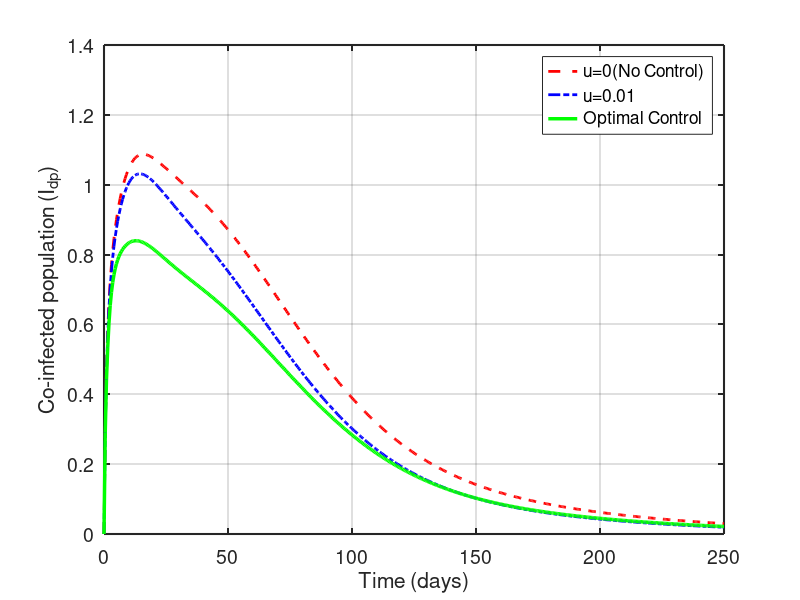

The MATLAB script that drew this image:
%% Dengue-Pneumonia Optimal Control - WITH THREE SCENARIOS
clear; clc; close all;

%% Parameters
Lambda_h = 2000; mu_h = 1/(72*365);
gamma_d = 1/5.5; tau_d = 1/7; delta_d = 0.001;
gamma_p = 1/3; tau_p = 1/14; delta_p = 0.005;
rho_dp = 2; rho_pd = 1.5; phi_d = 0.5; phi_p = 0.6;
epsilon_p = 1.6; epsilon_dv = 1.3; sigma_v = 0.3;
alpha_d = 0.001; alpha_p = 0.002; delta_dp = 0.01; tau_dp = 1/10;
Lambda_v = 5000; mu_v = 0.1; gamma_v = 1/10; b = 0.5;
beta_d = 0.15; beta_p = 0.08; beta_v = 0.7;
sigma_d = 0.3; sigma_p = 0.4;

% Weights for optimal control
A1 = 10; A2 = 10; A3 = 10;
B1 = 1; B2 = 1; B3 = 1; B4 = 1;

% Initial conditions
y0 = [950; 0; 300; 0; 0; 20; 0; 0; 0; 4970; 0; 30];

%% Time
T = 250; N = 500; t = linspace(0,T,N); dt = t(2)-t(1);

%% ==================== SCENARIO 1: u = 0 (No control) ====================
fprintf('Simulating scenario: u = 0...\n');
Y_u0 = zeros(N,12);
Y_u0(1,:) = y0';

for i = 1:N-1
    y = Y_u0(i,:)';
    S=y(1); Ed=y(2); Id=y(3); Rd=y(4); Ep=y(5); Ip=y(6); Rp=y(7); Idp=y(8); V=y(9); Sv=y(10); Ev=y(11); Iv=y(12);
    Nh = max(sum(y(1:9)),1);
    
    FOI_d = beta_d * Iv / Nh;
    FOI_p = beta_p * (Ip + epsilon_p*Idp) / Nh;
    FOI_v = beta_v * b * (Id + epsilon_dv*Idp) / Nh;
    
    k1 = zeros(12,1);
    k1(1) = Lambda_h - FOI_d*S - FOI_p*S - mu_h*S - alpha_d*S - alpha_p*S;
    k1(2) = FOI_d*(S + sigma_p*Rp + sigma_v*V) - (gamma_d + mu_h)*Ed - rho_dp*FOI_p*Ed;
    k1(3) = gamma_d*Ed - (mu_h + delta_d + tau_d)*Id - rho_dp*FOI_p*Id;
    k1(4) = tau_d*Id - mu_h*Rd - phi_d*FOI_p*Rd;
    k1(5) = FOI_p*(S + sigma_d*Rd + sigma_v*V) - (gamma_p + mu_h)*Ep - rho_pd*FOI_d*Ep;
    k1(6) = gamma_p*Ep - (mu_h + delta_p + tau_p)*Ip - rho_pd*FOI_d*Ip;
    k1(7) = tau_p*Ip - mu_h*Rp - phi_p*FOI_d*Rp;
    k1(8) = rho_dp*FOI_p*(Ed+Id) + rho_pd*FOI_d*(Ep+Ip) + phi_d*FOI_p*Rd + phi_p*FOI_d*Rp - (mu_h+delta_dp+tau_dp)*Idp;
    k1(9) = alpha_d*S + alpha_p*S - mu_h*V - sigma_v*FOI_d*V - sigma_v*FOI_p*V;
    k1(10) = Lambda_v - FOI_v*Sv - mu_v*Sv;
    k1(11) = FOI_v*Sv - (gamma_v + mu_v)*Ev;
    k1(12) = gamma_v*Ev - mu_v*Iv;
    
    y2 = y + dt/2*k1;
    S=y2(1); Ed=y2(2); Id=y2(3); Rd=y2(4); Ep=y2(5); Ip=y2(6); Rp=y2(7); Idp=y2(8); V=y2(9); Sv=y2(10); Ev=y2(11); Iv=y2(12);
    Nh = max(sum(y2(1:9)),1);
    FOI_d = beta_d * Iv / Nh;
    FOI_p = beta_p * (Ip + epsilon_p*Idp) / Nh;
    FOI_v = beta_v * b * (Id + epsilon_dv*Idp) / Nh;
    
    k2 = zeros(12,1);
    k2(1) = Lambda_h - FOI_d*S - FOI_p*S - mu_h*S - alpha_d*S - alpha_p*S;
    k2(2) = FOI_d*(S + sigma_p*Rp + sigma_v*V) - (gamma_d + mu_h)*Ed - rho_dp*FOI_p*Ed;
    k2(3) = gamma_d*Ed - (mu_h + delta_d + tau_d)*Id - rho_dp*FOI_p*Id;
    k2(4) = tau_d*Id - mu_h*Rd - phi_d*FOI_p*Rd;
    k2(5) = FOI_p*(S + sigma_d*Rd + sigma_v*V) - (gamma_p + mu_h)*Ep - rho_pd*FOI_d*Ep;
    k2(6) = gamma_p*Ep - (mu_h + delta_p + tau_p)*Ip - rho_pd*FOI_d*Ip;
    k2(7) = tau_p*Ip - mu_h*Rp - phi_p*FOI_d*Rp;
    k2(8) = rho_dp*FOI_p*(Ed+Id) + rho_pd*FOI_d*(Ep+Ip) + phi_d*FOI_p*Rd + phi_p*FOI_d*Rp - (mu_h+delta_dp+tau_dp)*Idp;
    k2(9) = alpha_d*S + alpha_p*S - mu_h*V - sigma_v*FOI_d*V - sigma_v*FOI_p*V;
    k2(10) = Lambda_v - FOI_v*Sv - mu_v*Sv;
    k2(11) = FOI_v*Sv - (gamma_v + mu_v)*Ev;
    k2(12) = gamma_v*Ev - mu_v*Iv;
    
    y3 = y + dt/2*k2;
    S=y3(1); Ed=y3(2); Id=y3(3); Rd=y3(4); Ep=y3(5); Ip=y3(6); Rp=y3(7); Idp=y3(8); V=y3(9); Sv=y3(10); Ev=y3(11); Iv=y3(12);
    Nh = max(sum(y3(1:9)),1);
    FOI_d = beta_d * Iv / Nh;
    FOI_p = beta_p * (Ip + epsilon_p*Idp) / Nh;
    FOI_v = beta_v * b * (Id + epsilon_dv*Idp) / Nh;
    
    k3 = zeros(12,1);
    k3(1) = Lambda_h - FOI_d*S - FOI_p*S - mu_h*S - alpha_d*S - alpha_p*S;
    k3(2) = FOI_d*(S + sigma_p*Rp + sigma_v*V) - (gamma_d + mu_h)*Ed - rho_dp*FOI_p*Ed;
    k3(3) = gamma_d*Ed - (mu_h + delta_d + tau_d)*Id - rho_dp*FOI_p*Id;
    k3(4) = tau_d*Id - mu_h*Rd - phi_d*FOI_p*Rd;
    k3(5) = FOI_p*(S + sigma_d*Rd + sigma_v*V) - (gamma_p + mu_h)*Ep - rho_pd*FOI_d*Ep;
    k3(6) = gamma_p*Ep - (mu_h + delta_p + tau_p)*Ip - rho_pd*FOI_d*Ip;
    k3(7) = tau_p*Ip - mu_h*Rp - phi_p*FOI_d*Rp;
    k3(8) = rho_dp*FOI_p*(Ed+Id) + rho_pd*FOI_d*(Ep+Ip) + phi_d*FOI_p*Rd + phi_p*FOI_d*Rp - (mu_h+delta_dp+tau_dp)*Idp;
    k3(9) = alpha_d*S + alpha_p*S - mu_h*V - sigma_v*FOI_d*V - sigma_v*FOI_p*V;
    k3(10) = Lambda_v - FOI_v*Sv - mu_v*Sv;
    k3(11) = FOI_v*Sv - (gamma_v + mu_v)*Ev;
    k3(12) = gamma_v*Ev - mu_v*Iv;
    
    y4 = y + dt*k3;
    S=y4(1); Ed=y4(2); Id=y4(3); Rd=y4(4); Ep=y4(5); Ip=y4(6); Rp=y4(7); Idp=y4(8); V=y4(9); Sv=y4(10); Ev=y4(11); Iv=y4(12);
    Nh = max(sum(y4(1:9)),1);
    FOI_d = beta_d * Iv / Nh;
    FOI_p = beta_p * (Ip + epsilon_p*Idp) / Nh;
    FOI_v = beta_v * b * (Id + epsilon_dv*Idp) / Nh;
    
    k4 = zeros(12,1);
    k4(1) = Lambda_h - FOI_d*S - FOI_p*S - mu_h*S - alpha_d*S - alpha_p*S;
    k4(2) = FOI_d*(S + sigma_p*Rp + sigma_v*V) - (gamma_d + mu_h)*Ed - rho_dp*FOI_p*Ed;
    k4(3) = gamma_d*Ed - (mu_h + delta_d + tau_d)*Id - rho_dp*FOI_p*Id;
    k4(4) = tau_d*Id - mu_h*Rd - phi_d*FOI_p*Rd;
    k4(5) = FOI_p*(S + sigma_d*Rd + sigma_v*V) - (gamma_p + mu_h)*Ep - rho_pd*FOI_d*Ep;
    k4(6) = gamma_p*Ep - (mu_h + delta_p + tau_p)*Ip - rho_pd*FOI_d*Ip;
    k4(7) = tau_p*Ip - mu_h*Rp - phi_p*FOI_d*Rp;
    k4(8) = rho_dp*FOI_p*(Ed+Id) + rho_pd*FOI_d*(Ep+Ip) + phi_d*FOI_p*Rd + phi_p*FOI_d*Rp - (mu_h+delta_dp+tau_dp)*Idp;
    k4(9) = alpha_d*S + alpha_p*S - mu_h*V - sigma_v*FOI_d*V - sigma_v*FOI_p*V;
    k4(10) = Lambda_v - FOI_v*Sv - mu_v*Sv;
    k4(11) = FOI_v*Sv - (gamma_v + mu_v)*Ev;
    k4(12) = gamma_v*Ev - mu_v*Iv;
    
    Y_u0(i+1,:) = (y + dt/6*(k1 + 2*k2 + 2*k3 + k4))';
end

%% ==================== SCENARIO 2: u = 0.5 (Constant control) ====================
fprintf('Simulating scenario: u = 0.5...\n');
Y_u01 = zeros(N,12);
Y_u01(1,:) = y0';

for i = 1:N-1
    y = Y_u01(i,:)';
    S=y(1); Ed=y(2); Id=y(3); Rd=y(4); Ep=y(5); Ip=y(6); Rp=y(7); Idp=y(8); V=y(9); Sv=y(10); Ev=y(11); Iv=y(12);
    Nh = max(sum(y(1:9)), 1);
    
    u_const = 0.01;
    bp_eff = beta_p*(1-u_const)*(1-u_const);
    bd_eff = beta_d*(1-u_const)*(1-u_const);
    bv_eff = beta_v*(1-u_const)*(1-u_const);
    Lv_eff = Lambda_v*(1-u_const);
    
    FOI_d = bd_eff * Iv / Nh;
    FOI_p = bp_eff * (Ip + epsilon_p*Idp) / Nh;
    FOI_v = bv_eff * b * (Id + epsilon_dv*Idp) / Nh;
    
    k1 = zeros(12,1);
    k1(1) = Lambda_h - FOI_d*S - FOI_p*S - mu_h*S - alpha_d*S - alpha_p*S;
    k1(2) = FOI_d*(S + sigma_p*Rp + sigma_v*V) - (gamma_d + mu_h)*Ed - rho_dp*FOI_p*Ed;
    k1(3) = gamma_d*Ed - (mu_h + delta_d + tau_d)*Id - rho_dp*FOI_p*Id;
    k1(4) = tau_d*Id - mu_h*Rd - phi_d*FOI_p*Rd;
    k1(5) = FOI_p*(S + sigma_d*Rd + sigma_v*V) - (gamma_p + mu_h)*Ep - rho_pd*FOI_d*Ep;
    k1(6) = gamma_p*Ep - (mu_h + delta_p + tau_p)*Ip - rho_pd*FOI_d*Ip;
    k1(7) = tau_p*Ip - mu_h*Rp - phi_p*FOI_d*Rp;
    k1(8) = rho_dp*FOI_p*(Ed+Id) + rho_pd*FOI_d*(Ep+Ip) + phi_d*FOI_p*Rd + phi_p*FOI_d*Rp - (mu_h+delta_dp+tau_dp)*Idp;
    k1(9) = alpha_d*S + alpha_p*S - mu_h*V - sigma_v*FOI_d*V - sigma_v*FOI_p*V;
    k1(10) = Lv_eff - FOI_v*Sv - mu_v*Sv;
    k1(11) = FOI_v*Sv - (gamma_v + mu_v)*Ev;
    k1(12) = gamma_v*Ev - mu_v*Iv;
    
    y2 = y + dt/2*k1;
    S=y2(1); Ed=y2(2); Id=y2(3); Rd=y2(4); Ep=y2(5); Ip=y2(6); Rp=y2(7); Idp=y2(8); V=y2(9); Sv=y2(10); Ev=y2(11); Iv=y2(12);
    Nh = max(sum(y2(1:9)), 1);
    FOI_d = bd_eff * Iv / Nh;
    FOI_p = bp_eff * (Ip + epsilon_p*Idp) / Nh;
    FOI_v = bv_eff * b * (Id + epsilon_dv*Idp) / Nh;
    
    k2 = zeros(12,1);
    k2(1) = Lambda_h - FOI_d*S - FOI_p*S - mu_h*S - alpha_d*S - alpha_p*S;
    k2(2) = FOI_d*(S + sigma_p*Rp + sigma_v*V) - (gamma_d + mu_h)*Ed - rho_dp*FOI_p*Ed;
    k2(3) = gamma_d*Ed - (mu_h + delta_d + tau_d)*Id - rho_dp*FOI_p*Id;
    k2(4) = tau_d*Id - mu_h*Rd - phi_d*FOI_p*Rd;
    k2(5) = FOI_p*(S + sigma_d*Rd + sigma_v*V) - (gamma_p + mu_h)*Ep - rho_pd*FOI_d*Ep;
    k2(6) = gamma_p*Ep - (mu_h + delta_p + tau_p)*Ip - rho_pd*FOI_d*Ip;
    k2(7) = tau_p*Ip - mu_h*Rp - phi_p*FOI_d*Rp;
    k2(8) = rho_dp*FOI_p*(Ed+Id) + rho_pd*FOI_d*(Ep+Ip) + phi_d*FOI_p*Rd + phi_p*FOI_d*Rp - (mu_h+delta_dp+tau_dp)*Idp;
    k2(9) = alpha_d*S + alpha_p*S - mu_h*V - sigma_v*FOI_d*V - sigma_v*FOI_p*V;
    k2(10) = Lv_eff - FOI_v*Sv - mu_v*Sv;
    k2(11) = FOI_v*Sv - (gamma_v + mu_v)*Ev;
    k2(12) = gamma_v*Ev - mu_v*Iv;
    
    y3 = y + dt/2*k2;
    S=y3(1); Ed=y3(2); Id=y3(3); Rd=y3(4); Ep=y3(5); Ip=y3(6); Rp=y3(7); Idp=y3(8); V=y3(9); Sv=y3(10); Ev=y3(11); Iv=y3(12);
    Nh = max(sum(y3(1:9)), 1);
    FOI_d = bd_eff * Iv / Nh;
    FOI_p = bp_eff * (Ip + epsilon_p*Idp) / Nh;
    FOI_v = bv_eff * b * (Id + epsilon_dv*Idp) / Nh;
    
    k3 = zeros(12,1);
    k3(1) = Lambda_h - FOI_d*S - FOI_p*S - mu_h*S - alpha_d*S - alpha_p*S;
    k3(2) = FOI_d*(S + sigma_p*Rp + sigma_v*V) - (gamma_d + mu_h)*Ed - rho_dp*FOI_p*Ed;
    k3(3) = gamma_d*Ed - (mu_h + delta_d + tau_d)*Id - rho_dp*FOI_p*Id;
    k3(4) = tau_d*Id - mu_h*Rd - phi_d*FOI_p*Rd;
    k3(5) = FOI_p*(S + sigma_d*Rd + sigma_v*V) - (gamma_p + mu_h)*Ep - rho_pd*FOI_d*Ep;
    k3(6) = gamma_p*Ep - (mu_h + delta_p + tau_p)*Ip - rho_pd*FOI_d*Ip;
    k3(7) = tau_p*Ip - mu_h*Rp - phi_p*FOI_d*Rp;
    k3(8) = rho_dp*FOI_p*(Ed+Id) + rho_pd*FOI_d*(Ep+Ip) + phi_d*FOI_p*Rd + phi_p*FOI_d*Rp - (mu_h+delta_dp+tau_dp)*Idp;
    k3(9) = alpha_d*S + alpha_p*S - mu_h*V - sigma_v*FOI_d*V - sigma_v*FOI_p*V;
    k3(10) = Lv_eff - FOI_v*Sv - mu_v*Sv;
    k3(11) = FOI_v*Sv - (gamma_v + mu_v)*Ev;
    k3(12) = gamma_v*Ev - mu_v*Iv;
    
    y4 = y + dt*k3;
    S=y4(1); Ed=y4(2); Id=y4(3); Rd=y4(4); Ep=y4(5); Ip=y4(6); Rp=y4(7); Idp=y4(8); V=y4(9); Sv=y4(10); Ev=y4(11); Iv=y4(12);
    Nh = max(sum(y4(1:9)), 1);
    FOI_d = bd_eff * Iv / Nh;
    FOI_p = bp_eff * (Ip + epsilon_p*Idp) / Nh;
    FOI_v = bv_eff * b * (Id + epsilon_dv*Idp) / Nh;
    
    k4 = zeros(12,1);
    k4(1) = Lambda_h - FOI_d*S - FOI_p*S - mu_h*S - alpha_d*S - alpha_p*S;
    k4(2) = FOI_d*(S + sigma_p*Rp + sigma_v*V) - (gamma_d + mu_h)*Ed - rho_dp*FOI_p*Ed;
    k4(3) = gamma_d*Ed - (mu_h + delta_d + tau_d)*Id - rho_dp*FOI_p*Id;
    k4(4) = tau_d*Id - mu_h*Rd - phi_d*FOI_p*Rd;
    k4(5) = FOI_p*(S + sigma_d*Rd + sigma_v*V) - (gamma_p + mu_h)*Ep - rho_pd*FOI_d*Ep;
    k4(6) = gamma_p*Ep - (mu_h + delta_p + tau_p)*Ip - rho_pd*FOI_d*Ip;
    k4(7) = tau_p*Ip - mu_h*Rp - phi_p*FOI_d*Rp;
    k4(8) = rho_dp*FOI_p*(Ed+Id) + rho_pd*FOI_d*(Ep+Ip) + phi_d*FOI_p*Rd + phi_p*FOI_d*Rp - (mu_h+delta_dp+tau_dp)*Idp;
    k4(9) = alpha_d*S + alpha_p*S - mu_h*V - sigma_v*FOI_d*V - sigma_v*FOI_p*V;
    k4(10) = Lv_eff - FOI_v*Sv - mu_v*Sv;
    k4(11) = FOI_v*Sv - (gamma_v + mu_v)*Ev;
    k4(12) = gamma_v*Ev - mu_v*Iv;
    
    Y_u01(i+1,:) = (y + dt/6*(k1 + 2*k2 + 2*k3 + k4))';
end

fprintf('Simulating scenario: u = 0.5...\n');
Y_u03 = zeros(N,12);
Y_u03(1,:) = y0';

for i = 1:N-1
    y = Y_u03(i,:)';
    S=y(1); Ed=y(2); Id=y(3); Rd=y(4); Ep=y(5); Ip=y(6); Rp=y(7); Idp=y(8); V=y(9); Sv=y(10); Ev=y(11); Iv=y(12);
    Nh = max(sum(y(1:9)), 1);
    
    u_const = 0.02;
    bp_eff = beta_p*(1-u_const)*(1-u_const);
    bd_eff = beta_d*(1-u_const)*(1-u_const);
    bv_eff = beta_v*(1-u_const)*(1-u_const);
    Lv_eff = Lambda_v*(1-u_const);
    
    FOI_d = bd_eff * Iv / Nh;
    FOI_p = bp_eff * (Ip + epsilon_p*Idp) / Nh;
    FOI_v = bv_eff * b * (Id + epsilon_dv*Idp) / Nh;
    
    k1 = zeros(12,1);
    k1(1) = Lambda_h - FOI_d*S - FOI_p*S - mu_h*S - alpha_d*S - alpha_p*S;
    k1(2) = FOI_d*(S + sigma_p*Rp + sigma_v*V) - (gamma_d + mu_h)*Ed - rho_dp*FOI_p*Ed;
    k1(3) = gamma_d*Ed - (mu_h + delta_d + tau_d)*Id - rho_dp*FOI_p*Id;
    k1(4) = tau_d*Id - mu_h*Rd - phi_d*FOI_p*Rd;
    k1(5) = FOI_p*(S + sigma_d*Rd + sigma_v*V) - (gamma_p + mu_h)*Ep - rho_pd*FOI_d*Ep;
    k1(6) = gamma_p*Ep - (mu_h + delta_p + tau_p)*Ip - rho_pd*FOI_d*Ip;
    k1(7) = tau_p*Ip - mu_h*Rp - phi_p*FOI_d*Rp;
    k1(8) = rho_dp*FOI_p*(Ed+Id) + rho_pd*FOI_d*(Ep+Ip) + phi_d*FOI_p*Rd + phi_p*FOI_d*Rp - (mu_h+delta_dp+tau_dp)*Idp;
    k1(9) = alpha_d*S + alpha_p*S - mu_h*V - sigma_v*FOI_d*V - sigma_v*FOI_p*V;
    k1(10) = Lv_eff - FOI_v*Sv - mu_v*Sv;
    k1(11) = FOI_v*Sv - (gamma_v + mu_v)*Ev;
    k1(12) = gamma_v*Ev - mu_v*Iv;
    
    y2 = y + dt/2*k1;
    S=y2(1); Ed=y2(2); Id=y2(3); Rd=y2(4); Ep=y2(5); Ip=y2(6); Rp=y2(7); Idp=y2(8); V=y2(9); Sv=y2(10); Ev=y2(11); Iv=y2(12);
    Nh = max(sum(y2(1:9)), 1);
    FOI_d = bd_eff * Iv / Nh;
    FOI_p = bp_eff * (Ip + epsilon_p*Idp) / Nh;
    FOI_v = bv_eff * b * (Id + epsilon_dv*Idp) / Nh;
    
    k2 = zeros(12,1);
    k2(1) = Lambda_h - FOI_d*S - FOI_p*S - mu_h*S - alpha_d*S - alpha_p*S;
    k2(2) = FOI_d*(S + sigma_p*Rp + sigma_v*V) - (gamma_d + mu_h)*Ed - rho_dp*FOI_p*Ed;
    k2(3) = gamma_d*Ed - (mu_h + delta_d + tau_d)*Id - rho_dp*FOI_p*Id;
    k2(4) = tau_d*Id - mu_h*Rd - phi_d*FOI_p*Rd;
    k2(5) = FOI_p*(S + sigma_d*Rd + sigma_v*V) - (gamma_p + mu_h)*Ep - rho_pd*FOI_d*Ep;
    k2(6) = gamma_p*Ep - (mu_h + delta_p + tau_p)*Ip - rho_pd*FOI_d*Ip;
    k2(7) = tau_p*Ip - mu_h*Rp - phi_p*FOI_d*Rp;
    k2(8) = rho_dp*FOI_p*(Ed+Id) + rho_pd*FOI_d*(Ep+Ip) + phi_d*FOI_p*Rd + phi_p*FOI_d*Rp - (mu_h+delta_dp+tau_dp)*Idp;
    k2(9) = alpha_d*S + alpha_p*S - mu_h*V - sigma_v*FOI_d*V - sigma_v*FOI_p*V;
    k2(10) = Lv_eff - FOI_v*Sv - mu_v*Sv;
    k2(11) = FOI_v*Sv - (gamma_v + mu_v)*Ev;
    k2(12) = gamma_v*Ev - mu_v*Iv;
    
    y3 = y + dt/2*k2;
    S=y3(1); Ed=y3(2); Id=y3(3); Rd=y3(4); Ep=y3(5); Ip=y3(6); Rp=y3(7); Idp=y3(8); V=y3(9); Sv=y3(10); Ev=y3(11); Iv=y3(12);
    Nh = max(sum(y3(1:9)), 1);
    FOI_d = bd_eff * Iv / Nh;
    FOI_p = bp_eff * (Ip + epsilon_p*Idp) / Nh;
    FOI_v = bv_eff * b * (Id + epsilon_dv*Idp) / Nh;
    
    k3 = zeros(12,1);
    k3(1) = Lambda_h - FOI_d*S - FOI_p*S - mu_h*S - alpha_d*S - alpha_p*S;
    k3(2) = FOI_d*(S + sigma_p*Rp + sigma_v*V) - (gamma_d + mu_h)*Ed - rho_dp*FOI_p*Ed;
    k3(3) = gamma_d*Ed - (mu_h + delta_d + tau_d)*Id - rho_dp*FOI_p*Id;
    k3(4) = tau_d*Id - mu_h*Rd - phi_d*FOI_p*Rd;
    k3(5) = FOI_p*(S + sigma_d*Rd + sigma_v*V) - (gamma_p + mu_h)*Ep - rho_pd*FOI_d*Ep;
    k3(6) = gamma_p*Ep - (mu_h + delta_p + tau_p)*Ip - rho_pd*FOI_d*Ip;
    k3(7) = tau_p*Ip - mu_h*Rp - phi_p*FOI_d*Rp;
    k3(8) = rho_dp*FOI_p*(Ed+Id) + rho_pd*FOI_d*(Ep+Ip) + phi_d*FOI_p*Rd + phi_p*FOI_d*Rp - (mu_h+delta_dp+tau_dp)*Idp;
    k3(9) = alpha_d*S + alpha_p*S - mu_h*V - sigma_v*FOI_d*V - sigma_v*FOI_p*V;
    k3(10) = Lv_eff - FOI_v*Sv - mu_v*Sv;
    k3(11) = FOI_v*Sv - (gamma_v + mu_v)*Ev;
    k3(12) = gamma_v*Ev - mu_v*Iv;
    
    y4 = y + dt*k3;
    S=y4(1); Ed=y4(2); Id=y4(3); Rd=y4(4); Ep=y4(5); Ip=y4(6); Rp=y4(7); Idp=y4(8); V=y4(9); Sv=y4(10); Ev=y4(11); Iv=y4(12);
    Nh = max(sum(y4(1:9)), 1);
    FOI_d = bd_eff * Iv / Nh;
    FOI_p = bp_eff * (Ip + epsilon_p*Idp) / Nh;
    FOI_v = bv_eff * b * (Id + epsilon_dv*Idp) / Nh;
    
    k4 = zeros(12,1);
    k4(1) = Lambda_h - FOI_d*S - FOI_p*S - mu_h*S - alpha_d*S - alpha_p*S;
    k4(2) = FOI_d*(S + sigma_p*Rp + sigma_v*V) - (gamma_d + mu_h)*Ed - rho_dp*FOI_p*Ed;
    k4(3) = gamma_d*Ed - (mu_h + delta_d + tau_d)*Id - rho_dp*FOI_p*Id;
    k4(4) = tau_d*Id - mu_h*Rd - phi_d*FOI_p*Rd;
    k4(5) = FOI_p*(S + sigma_d*Rd + sigma_v*V) - (gamma_p + mu_h)*Ep - rho_pd*FOI_d*Ep;
    k4(6) = gamma_p*Ep - (mu_h + delta_p + tau_p)*Ip - rho_pd*FOI_d*Ip;
    k4(7) = tau_p*Ip - mu_h*Rp - phi_p*FOI_d*Rp;
    k4(8) = rho_dp*FOI_p*(Ed+Id) + rho_pd*FOI_d*(Ep+Ip) + phi_d*FOI_p*Rd + phi_p*FOI_d*Rp - (mu_h+delta_dp+tau_dp)*Idp;
    k4(9) = alpha_d*S + alpha_p*S - mu_h*V - sigma_v*FOI_d*V - sigma_v*FOI_p*V;
    k4(10) = Lv_eff - FOI_v*Sv - mu_v*Sv;
    k4(11) = FOI_v*Sv - (gamma_v + mu_v)*Ev;
    k4(12) = gamma_v*Ev - mu_v*Iv;
    
    Y_u03(i+1,:) = (y + dt/6*(k1 + 2*k2 + 2*k3 + k4))';
end

%% ==================== SCENARIO 3: Optimal control ====================
fprintf('Simulating scenario: Optimal control...\n');

u = 0.5 * ones(N,4);  % u1, u2, u3, u4 initial guess

max_iter = 100;
tol = 1e-4;
rho = 0.5;

for iter = 1:max_iter
    u_old = u;
    
    % Forward solve
    Y_opt = zeros(N,12);
    Y_opt(1,:) = y0';
    
    for i = 1:N-1
        y = Y_opt(i,:)';
        S=y(1); Ed=y(2); Id=y(3); Rd=y(4); Ep=y(5); Ip=y(6); Rp=y(7); Idp=y(8); V=y(9); Sv=y(10); Ev=y(11); Iv=y(12);
        Nh = max(sum(y(1:9)), 1);
        
        u1 = u(i,1); u2 = u(i,2); u3 = u(i,3); u4 = u(i,4);
        bp_eff = beta_p*(1-u1)*(1-u2);
        bd_eff = beta_d*(1-u3)*(1-u4);
        bv_eff = beta_v*(1-u3)*(1-u4);
        Lv_eff = Lambda_v*(1-u4);
        
        FOI_d = bd_eff * Iv / Nh;
        FOI_p = bp_eff * (Ip + epsilon_p*Idp) / Nh;
        FOI_v = bv_eff * b * (Id + epsilon_dv*Idp) / Nh;
        
        k1 = zeros(12,1);
        k1(1) = Lambda_h - FOI_d*S - FOI_p*S - mu_h*S - alpha_d*S - alpha_p*S;
        k1(2) = FOI_d*(S + sigma_p*Rp + sigma_v*V) - (gamma_d + mu_h)*Ed - rho_dp*FOI_p*Ed;
        k1(3) = gamma_d*Ed - (mu_h + delta_d + tau_d)*Id - rho_dp*FOI_p*Id;
        k1(4) = tau_d*Id - mu_h*Rd - phi_d*FOI_p*Rd;
        k1(5) = FOI_p*(S + sigma_d*Rd + sigma_v*V) - (gamma_p + mu_h)*Ep - rho_pd*FOI_d*Ep;
        k1(6) = gamma_p*Ep - (mu_h + delta_p + tau_p)*Ip - rho_pd*FOI_d*Ip;
        k1(7) = tau_p*Ip - mu_h*Rp - phi_p*FOI_d*Rp;
        k1(8) = rho_dp*FOI_p*(Ed+Id) + rho_pd*FOI_d*(Ep+Ip) + phi_d*FOI_p*Rd + phi_p*FOI_d*Rp - (mu_h+delta_dp+tau_dp)*Idp;
        k1(9) = alpha_d*S + alpha_p*S - mu_h*V - sigma_v*FOI_d*V - sigma_v*FOI_p*V;
        k1(10) = Lv_eff - FOI_v*Sv - mu_v*Sv;
        k1(11) = FOI_v*Sv - (gamma_v + mu_v)*Ev;
        k1(12) = gamma_v*Ev - mu_v*Iv;
        
        y2 = y + dt/2*k1;
        S=y2(1); Ed=y2(2); Id=y2(3); Rd=y2(4); Ep=y2(5); Ip=y2(6); Rp=y2(7); Idp=y2(8); V=y2(9); Sv=y2(10); Ev=y2(11); Iv=y2(12);
        Nh = max(sum(y2(1:9)), 1);
        FOI_d = bd_eff * Iv / Nh;
        FOI_p = bp_eff * (Ip + epsilon_p*Idp) / Nh;
        FOI_v = bv_eff * b * (Id + epsilon_dv*Idp) / Nh;
        
        k2 = zeros(12,1);
        k2(1) = Lambda_h - FOI_d*S - FOI_p*S - mu_h*S - alpha_d*S - alpha_p*S;
        k2(2) = FOI_d*(S + sigma_p*Rp + sigma_v*V) - (gamma_d + mu_h)*Ed - rho_dp*FOI_p*Ed;
        k2(3) = gamma_d*Ed - (mu_h + delta_d + tau_d)*Id - rho_dp*FOI_p*Id;
        k2(4) = tau_d*Id - mu_h*Rd - phi_d*FOI_p*Rd;
        k2(5) = FOI_p*(S + sigma_d*Rd + sigma_v*V) - (gamma_p + mu_h)*Ep - rho_pd*FOI_d*Ep;
        k2(6) = gamma_p*Ep - (mu_h + delta_p + tau_p)*Ip - rho_pd*FOI_d*Ip;
        k2(7) = tau_p*Ip - mu_h*Rp - phi_p*FOI_d*Rp;
        k2(8) = rho_dp*FOI_p*(Ed+Id) + rho_pd*FOI_d*(Ep+Ip) + phi_d*FOI_p*Rd + phi_p*FOI_d*Rp - (mu_h+delta_dp+tau_dp)*Idp;
        k2(9) = alpha_d*S + alpha_p*S - mu_h*V - sigma_v*FOI_d*V - sigma_v*FOI_p*V;
        k2(10) = Lv_eff - FOI_v*Sv - mu_v*Sv;
        k2(11) = FOI_v*Sv - (gamma_v + mu_v)*Ev;
        k2(12) = gamma_v*Ev - mu_v*Iv;
        
        y3 = y + dt/2*k2;
        S=y3(1); Ed=y3(2); Id=y3(3); Rd=y3(4); Ep=y3(5); Ip=y3(6); Rp=y3(7); Idp=y3(8); V=y3(9); Sv=y3(10); Ev=y3(11); Iv=y3(12);
        Nh = max(sum(y3(1:9)), 1);
        FOI_d = bd_eff * Iv / Nh;
        FOI_p = bp_eff * (Ip + epsilon_p*Idp) / Nh;
        FOI_v = bv_eff * b * (Id + epsilon_dv*Idp) / Nh;
        
        k3 = zeros(12,1);
        k3(1) = Lambda_h - FOI_d*S - FOI_p*S - mu_h*S - alpha_d*S - alpha_p*S;
        k3(2) = FOI_d*(S + sigma_p*Rp + sigma_v*V) - (gamma_d + mu_h)*Ed - rho_dp*FOI_p*Ed;
        k3(3) = gamma_d*Ed - (mu_h + delta_d + tau_d)*Id - rho_dp*FOI_p*Id;
        k3(4) = tau_d*Id - mu_h*Rd - phi_d*FOI_p*Rd;
        k3(5) = FOI_p*(S + sigma_d*Rd + sigma_v*V) - (gamma_p + mu_h)*Ep - rho_pd*FOI_d*Ep;
        k3(6) = gamma_p*Ep - (mu_h + delta_p + tau_p)*Ip - rho_pd*FOI_d*Ip;
        k3(7) = tau_p*Ip - mu_h*Rp - phi_p*FOI_d*Rp;
        k3(8) = rho_dp*FOI_p*(Ed+Id) + rho_pd*FOI_d*(Ep+Ip) + phi_d*FOI_p*Rd + phi_p*FOI_d*Rp - (mu_h+delta_dp+tau_dp)*Idp;
        k3(9) = alpha_d*S + alpha_p*S - mu_h*V - sigma_v*FOI_d*V - sigma_v*FOI_p*V;
        k3(10) = Lv_eff - FOI_v*Sv - mu_v*Sv;
        k3(11) = FOI_v*Sv - (gamma_v + mu_v)*Ev;
        k3(12) = gamma_v*Ev - mu_v*Iv;
        
        y4 = y + dt*k3;
        S=y4(1); Ed=y4(2); Id=y4(3); Rd=y4(4); Ep=y4(5); Ip=y4(6); Rp=y4(7); Idp=y4(8); V=y4(9); Sv=y4(10); Ev=y4(11); Iv=y4(12);
        Nh = max(sum(y4(1:9)), 1);
        FOI_d = bd_eff * Iv / Nh;
        FOI_p = bp_eff * (Ip + epsilon_p*Idp) / Nh;
        FOI_v = bv_eff * b * (Id + epsilon_dv*Idp) / Nh;
        
        k4 = zeros(12,1);
        k4(1) = Lambda_h - FOI_d*S - FOI_p*S - mu_h*S - alpha_d*S - alpha_p*S;
        k4(2) = FOI_d*(S + sigma_p*Rp + sigma_v*V) - (gamma_d + mu_h)*Ed - rho_dp*FOI_p*Ed;
        k4(3) = gamma_d*Ed - (mu_h + delta_d + tau_d)*Id - rho_dp*FOI_p*Id;
        k4(4) = tau_d*Id - mu_h*Rd - phi_d*FOI_p*Rd;
        k4(5) = FOI_p*(S + sigma_d*Rd + sigma_v*V) - (gamma_p + mu_h)*Ep - rho_pd*FOI_d*Ep;
        k4(6) = gamma_p*Ep - (mu_h + delta_p + tau_p)*Ip - rho_pd*FOI_d*Ip;
        k4(7) = tau_p*Ip - mu_h*Rp - phi_p*FOI_d*Rp;
        k4(8) = rho_dp*FOI_p*(Ed+Id) + rho_pd*FOI_d*(Ep+Ip) + phi_d*FOI_p*Rd + phi_p*FOI_d*Rp - (mu_h+delta_dp+tau_dp)*Idp;
        k4(9) = alpha_d*S + alpha_p*S - mu_h*V - sigma_v*FOI_d*V - sigma_v*FOI_p*V;
        k4(10) = Lv_eff - FOI_v*Sv - mu_v*Sv;
        k4(11) = FOI_v*Sv - (gamma_v + mu_v)*Ev;
        k4(12) = gamma_v*Ev - mu_v*Iv;
        
        Y_opt(i+1,:) = (y + dt/6*(k1 + 2*k2 + 2*k3 + k4))';
    end
    
    % Backward solve
    L = zeros(N,12);
    
    for i = N-1:-1:1
        S=Y_opt(i,1); Ed=Y_opt(i,2); Id=Y_opt(i,3); Rd=Y_opt(i,4); Ep=Y_opt(i,5); Ip=Y_opt(i,6);
        Rp=Y_opt(i,7); Idp=Y_opt(i,8); V=Y_opt(i,9); Sv=Y_opt(i,10); Ev=Y_opt(i,11); Iv=Y_opt(i,12);
        Nh = max(sum(Y_opt(i,1:9)), 1);
        
        u1 = u(i,1); u2 = u(i,2); u3 = u(i,3); u4 = u(i,4);
        bp_eff = beta_p*(1-u1)*(1-u2);
        bd_eff = beta_d*(1-u3)*(1-u4);
        
        FOI_d = bd_eff * Iv / Nh;
        FOI_p = bp_eff * (Ip + epsilon_p*Idp) / Nh;
        FOI_v = beta_v*(1-u3)*(1-u4) * b * (Id + epsilon_dv*Idp) / Nh;
        
        lam = L(i+1,:)';
        l1=lam(1); l2=lam(2); l3=lam(3); l4=lam(4); l5=lam(5); l6=lam(6);
        l7=lam(7); l8=lam(8); l9=lam(9); l10=lam(10); l11=lam(11); l12=lam(12);
        
        dlam1 = -(-FOI_d - FOI_p - mu_h - alpha_d - alpha_p)*l1 - FOI_d*l2 - FOI_p*l5 - (alpha_d+alpha_p)*l9;
        dlam2 = -(-(gamma_d+mu_h) - rho_dp*FOI_p)*l2 - gamma_d*l3 - rho_dp*FOI_p*l8;
        dlam3 = -A1 - (-(mu_h+delta_d+tau_d) - rho_dp*FOI_p)*l3 - tau_d*l4 - rho_dp*FOI_p*l8;
        dlam4 = -(-mu_h - phi_d*FOI_p)*l4 - phi_d*FOI_p*l8 - FOI_p*l5;
        dlam5 = -(-(gamma_p+mu_h) - rho_pd*FOI_d)*l5 - gamma_p*l6 - rho_pd*FOI_d*l8;
        dlam6 = -A2 - (-(mu_h+delta_p+tau_p) - rho_pd*FOI_d)*l6 - tau_p*l7 - rho_pd*FOI_d*l8;
        dlam7 = -(-mu_h - phi_p*FOI_d)*l7 - phi_p*FOI_d*l8 - sigma_p*FOI_d*l2;
        dlam8 = -A3 - (-(mu_h+delta_dp+tau_dp))*l8;
        dlam9 = -(-mu_h - sigma_v*FOI_d - sigma_v*FOI_p)*l9 - sigma_v*FOI_d*l2 - sigma_v*FOI_p*l5;
        dlam10 = -(-FOI_v - mu_v)*l10 - FOI_v*l11;
        dlam11 = -(-(gamma_v+mu_v))*l11 - gamma_v*l12;
        dlam12 = -bd_eff*S/Nh*l1 - bd_eff*(S+sigma_p*Rp+sigma_v*V)/Nh*l2 - mu_v*l12;
        
        dlam = [dlam1; dlam2; dlam3; dlam4; dlam5; dlam6; dlam7; dlam8; dlam9; dlam10; dlam11; dlam12];
        L(i,:) = (lam -dt*dlam)';
    end
    
    % Update controls
    for i = 1:N
        S=Y_opt(i,1); Id=Y_opt(i,3); Ip=Y_opt(i,6); Idp=Y_opt(i,8); Sv=Y_opt(i,10);
        Nh = max(sum(Y_opt(i,1:9)), 1);
        
        l1 = L(i,1); l2 = L(i,2); l5 = L(i,5); l10 = L(i,10); l11 = L(i,11);
        
        term_p = (Ip + epsilon_p*Idp) / Nh;
        term_d = Y_opt(i,12) / Nh;
        
        u1_tilde = ((l1 - l2 - l5) * beta_p * (1-u(i,2)) * term_p * S) / B1;
        u2_tilde = ((l1 - l2 - l5) * beta_p * (1-u(i,1)) * term_p * S) / B2;
        u3_tilde = ((l1 - l2 - l5) * beta_d * term_d * S + (l10 - l11) * beta_v * b * (Id + epsilon_dv*Idp)/Nh * Sv) / B3;
        u4_tilde = ((l1 - l2 - l5) * beta_d * term_d * S + (l10 - l11) * beta_v * b * (Id + epsilon_dv*Idp)/Nh * Sv + l10 * Lambda_v) / B4;
        
        u_star = [min(1, max(0, u1_tilde));
                  min(1, max(0, u2_tilde));
                  min(1, max(0, u3_tilde));
                  min(1, max(0, u4_tilde))];
        
        u(i,:) = (1-rho)*u_old(i,:) + rho*u_star';
    end
    
    err = max(abs(u(:) - u_old(:)));
    if err < tol
        fprintf('Optimal control converged after %d iterations!\n', iter);
        break;
    end
end

%% FIGURE: Infected populations AND Cost over time (Two subplots)
figure('Position', [100, 100, 1200, 500]);

% LEFT PLOT: Infected populations
%subplot(1,2,1);
plot(t, Y_u0(:,8), 'r--', 'LineWidth', 2); hold on;
plot(t, Y_u01(:,8), 'b-.', 'LineWidth', 2);
%plot(t, Y_u03(:,3), 'g-.', 'LineWidth', 2);
plot(t, Y_opt(:,8), 'g', 'LineWidth', 2.5);

xlabel('Time (days)', 'FontSize', 14);
ylabel('Co-infected population (I_{dp})', 'FontSize', 14);
%title('Infected Population', 'FontSize', 14);
legend('u=0(No Control)', 'u=0.01', 'Optimal Control', 'FontSize', 14, 'Location', 'best');
grid on;
set(gca, 'FontSize', 14, 'LineWidth', 1.5);



 
